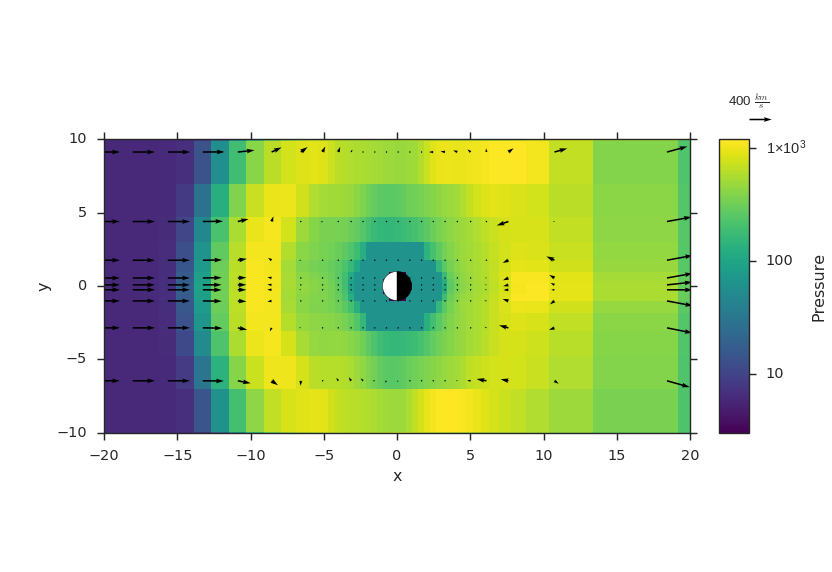

Recreate this plot in Python.
from os import path

import viscid
from viscid.plot import vpyplot as vlt
from matplotlib import pyplot as plt


f3d = viscid.load_file(path.join(viscid.sample_dir, 'sample_xdmf.3d.xdmf'))

vlt.plot(f3d['pp']['z=0f'], cbarlabel="Pressure", logscale=True, earth=True)
Q = vlt.plot2d_quiver(f3d['v']['x=::2, y=::2, z=0f'])
plt.quiverkey(Q, X=1.1, Y=1.07, U=400, label=r"400 $\frac{km}{s}$",
              labelpos='N')

plt.xlim(-20, 20)
plt.ylim(-10, 10)

vlt.show()
